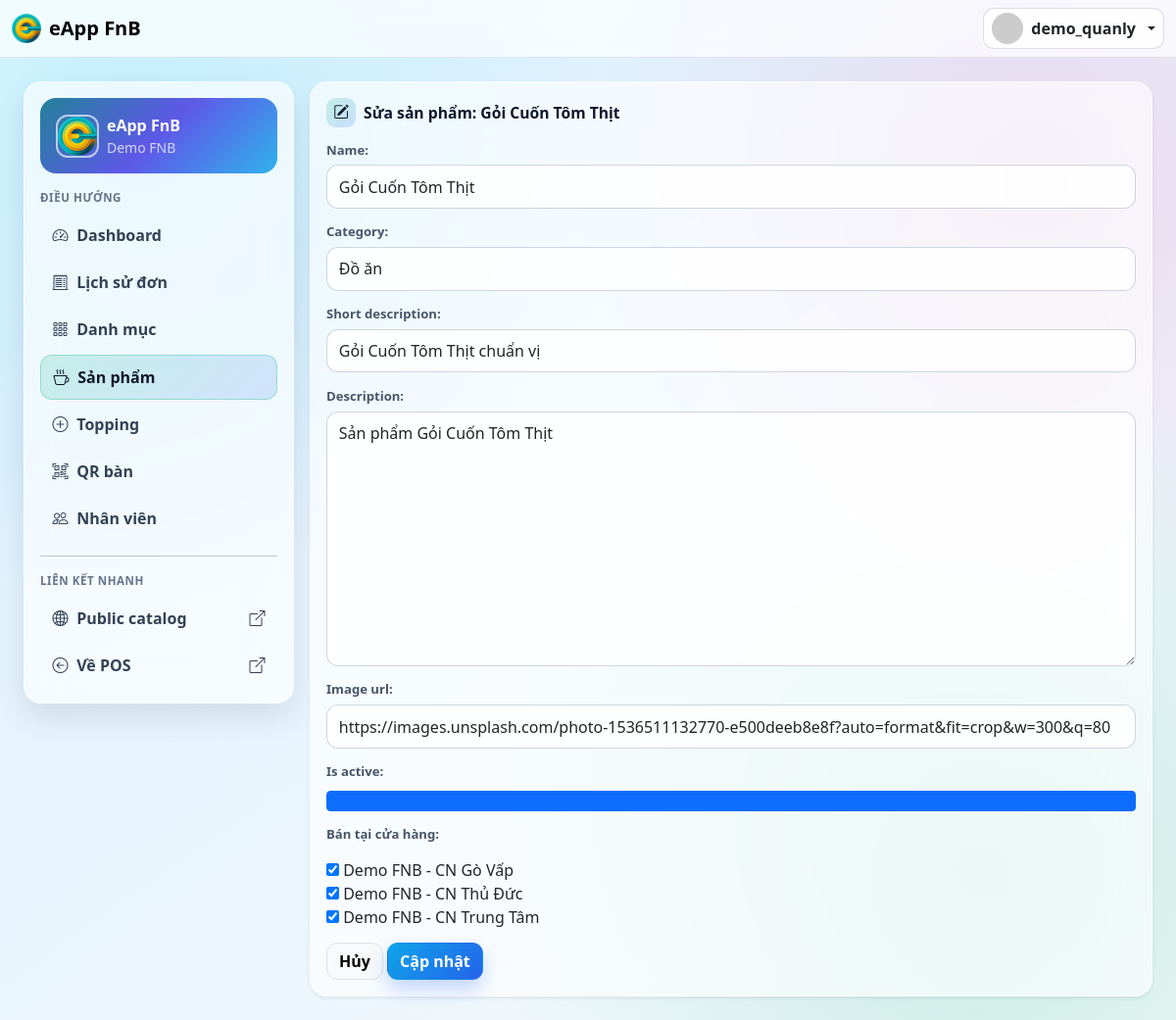
Before: /quanly/products/36/edit/ (signed in) with the older database file.
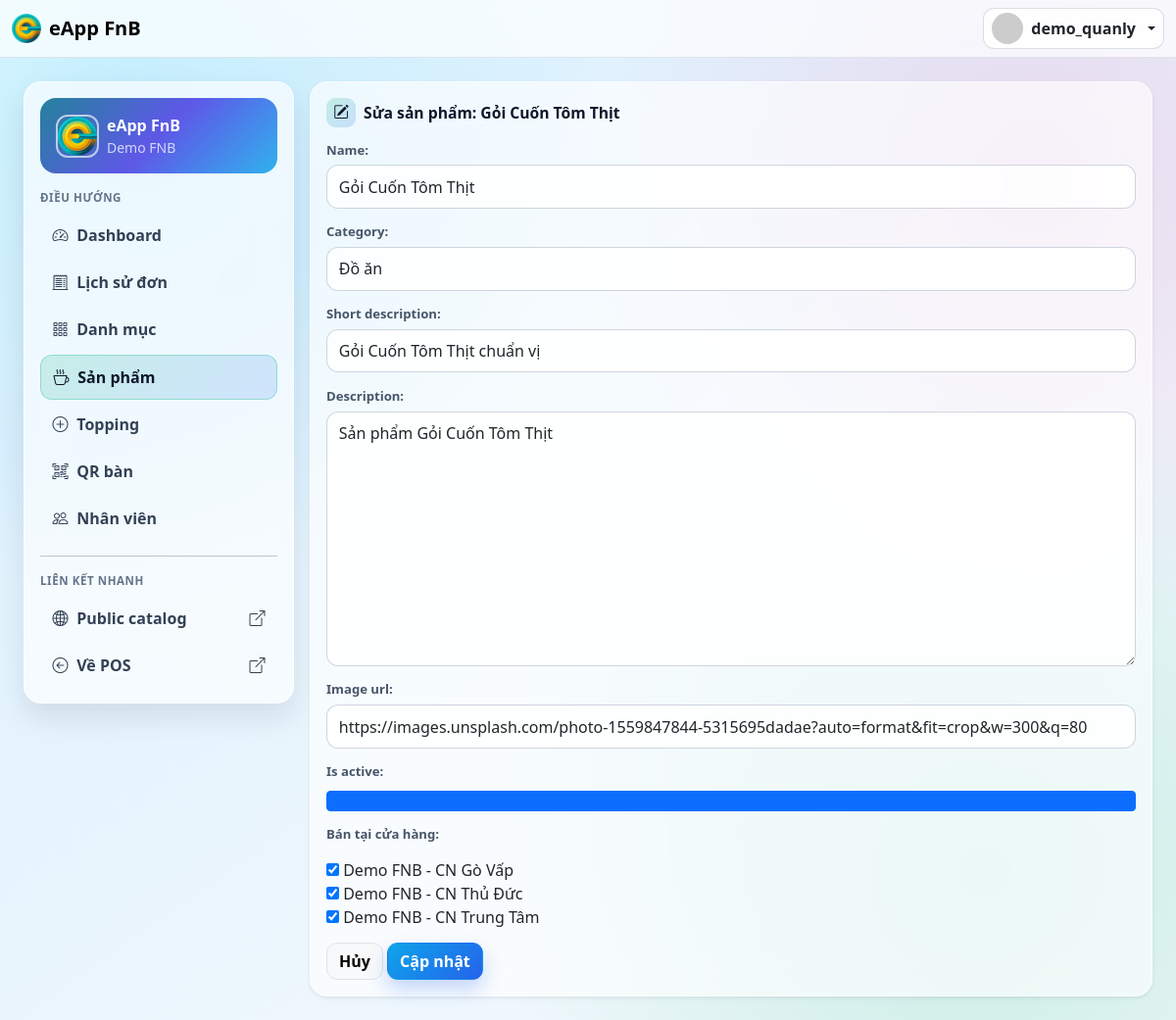
After: the same page with the newer database file.
### App_Catalog/models.py (models this page shows, shortened)
class Product(TimeStampedModel):
    tenant = models.ForeignKey('App_Tenant.Tenant', on_delete=models.CASCADE, related_name='products')
    category = models.ForeignKey(Category, on_delete=models.SET_NULL, null=True, blank=True, related_name='products')
    name = models.CharField(max_length=180)
    slug = models.SlugField(max_length=180)
    short_description = models.CharField(max_length=255, blank=True)
    description = models.TextField(blank=True)
    image_url = models.URLField(blank=True)
    is_active = models.BooleanField(default=True)
    class Meta:
        constraints = [
            models.UniqueConstraint(fields=['tenant', 'slug'], name='uq_product_tenant_slug'),
        ]
        indexes = [
            models.Index(fields=['tenant', 'is_active']),
            models.Index(fields=['tenant', 'name']),
        ]
        ordering = ['name']

class Category(TimeStampedModel):
    tenant = models.ForeignKey('App_Tenant.Tenant', on_delete=models.CASCADE, related_name='categories')
    name = models.CharField(max_length=120)
    slug = models.SlugField(max_length=140)
    description = models.TextField(blank=True)
    is_active = models.BooleanField(default=True)
    class Meta:
        constraints = [
            models.UniqueConstraint(fields=['tenant', 'slug'], name='uq_category_tenant_slug'),
        ]
        ordering = ['name']
    def __str__(self):
        return self.name

### App_Tenant/models.py (models this page shows, shortened)
class Tenant(TimeStampedModel):
    name = models.CharField(max_length=150)
    public_slug = models.SlugField(max_length=120, unique=True, validators=[validate_public_slug])
    is_active = models.BooleanField(default=True)
    class Meta:
        ordering = ['name']

### App_Quanly/views.py (the view)
# urls.py: path('products/<int:pk>/edit/', views.product_edit, name='product_edit'),
@manager_required
def product_edit(request, pk):
    tenant = _tenant_or_404(request.user)
    product = get_object_or_404(Product, pk=pk, tenant=tenant)
    initial_store_ids = product.store_links.filter(is_available=True).values_list('store_id', flat=True)
    form = ProductForm(request.POST or None, instance=product, tenant=tenant, initial={'store_ids': initial_store_ids})
    if request.method == 'POST' and form.is_valid():
        product = form.save()
        selected_store_ids = set(form.cleaned_data['store_ids'].values_list('id', flat=True))
        _sync_product_store_links(product, selected_store_ids)
        messages.success(request, 'Đã cập nhật sản phẩm.')
        return redirect('App_Quanly:products')
    return render(request, 'App_Quanly/product_edit.html', {'form': form, 'product': product})

### App_Quanly/forms.py
class ProductForm(forms.ModelForm):
    store_ids = forms.ModelMultipleChoiceField(
        queryset=Store.objects.none(),
        required=False,
        widget=forms.CheckboxSelectMultiple,
        label='Bán tại cửa hàng',
    )
    class Meta:
        model = Product
        fields = ['name', 'category', 'short_description', 'description', 'image_url', 'is_active']
    def __init__(self, *args, tenant=None, **kwargs):
        super().__init__(*args, **kwargs)
        self.tenant = tenant
        self.fields['category'].queryset = Category.objects.filter(tenant=tenant, is_active=True).order_by('name')
        self.fields['store_ids'].queryset = Store.objects.filter(tenant=tenant, is_active=True).order_by('name')
        _apply_bootstrap_classes(self)

### App_Accounts/models.py (called while the page is built)
    @property
    def is_manager(self):
        return self.role == self.Role.MANAGER

### App_Core/context_processors.py (called while the page is built)
def core_context(request):
    return {
        'app_name': 'eApp FnB',
    }

### App_Quanly/views.py (called while the page is built)
def _tenant_or_404(user):
    if not user.tenant_id:
        raise Http404('User chưa được gán tenant')
    return user.tenant

### App_Tenant/models.py (called while the page is built)
    def __str__(self):
        return f'{self.tenant.name} - {self.name}'

### templates/App_Quanly/product_edit.html (shortened to what this page needs)
{% extends 'App_Quanly/_layout.html' %}
{% block quanly_content %}
<div class="card border-0 shadow-sm">
    <div class="card-body">
        <h2 class="admin-card-title">
            <i class="bi bi-pencil-square"></i>
            Sửa sản phẩm: {{ product.name }}
        </h2>
        <form method="post">
            {{ form.as_p }}
            <a href="{% url 'App_Quanly:products' %}" class="btn btn-light border">Hủy</a>
            <button class="btn btn-primary" type="submit">Cập nhật</button>
        </form>
    </div>
</div>
{% endblock %}

Changed rows visible on the page:
changed Product "Gỏi Cuốn Tôm Thịt": image_url "https://images.unsplash.com/photo-1536511132770-e500deeb8e8f?auto=format&fit=crop&w=300&q=80" → "https://images.unsplash.com/photo-1559847844-5315695dadae?auto=format&fit=crop&w=300&q=80"
